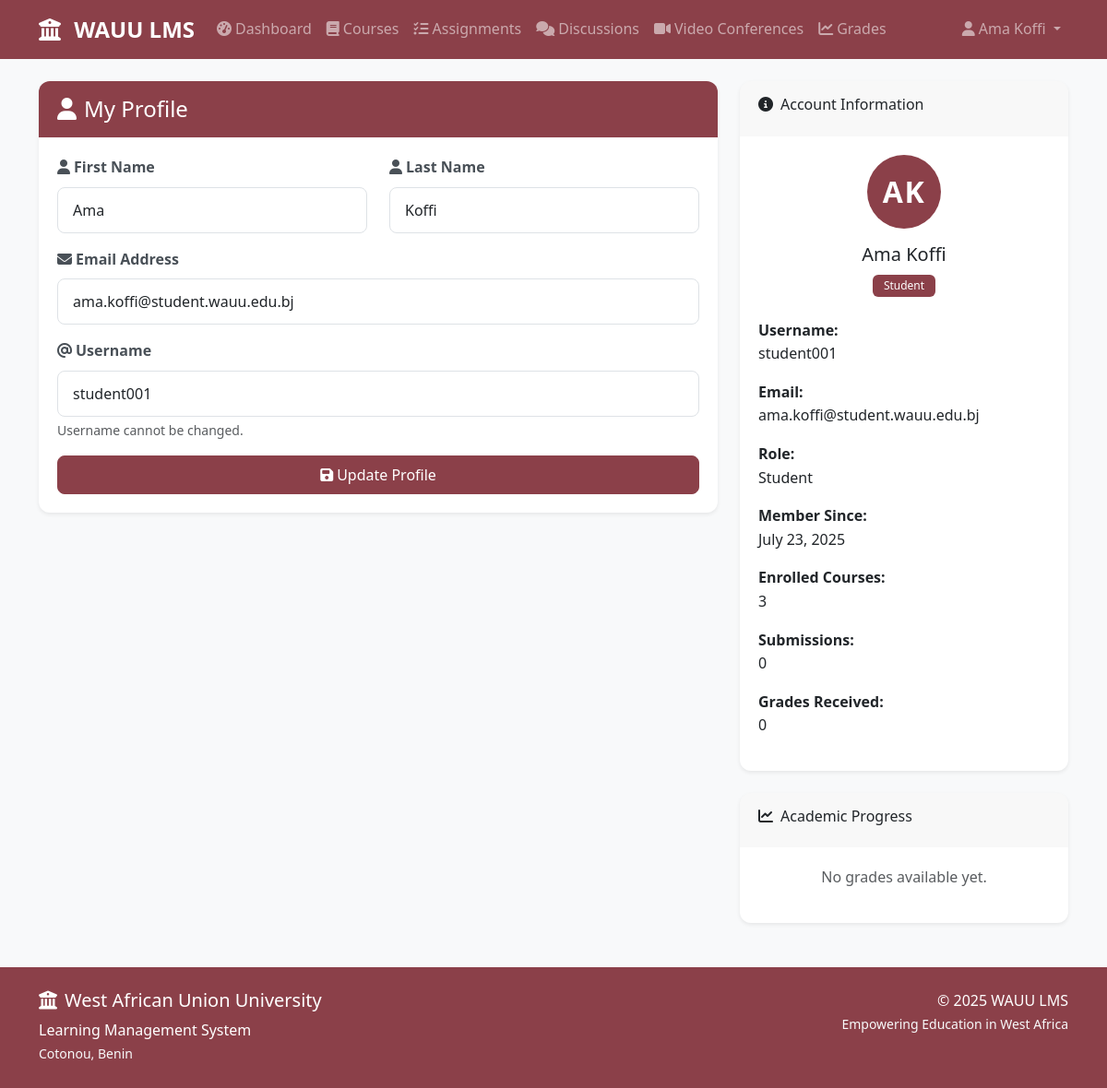
Screenshot of /profile (signed in) with the database file from the repository.
### models.py (models this page shows, shortened)
class User(UserMixin, db.Model):
    id = db.Column(db.Integer, primary_key=True)
    username = db.Column(db.String(64), unique=True, nullable=False)
    email = db.Column(db.String(120), unique=True, nullable=False)
    password_hash = db.Column(db.String(256))
    first_name = db.Column(db.String(64), nullable=False)
    last_name = db.Column(db.String(64), nullable=False)
    role = db.Column(db.String(20), nullable=False, default='student')  # student, lecturer, admin
    created_at = db.Column(db.DateTime, default=datetime.utcnow)
    enrollments = db.relationship('Enrollment', backref='user', lazy='dynamic')
    taught_courses = db.relationship('Course', backref='lecturer', lazy='dynamic')
    submissions = db.relationship('Submission', backref='student', lazy='dynamic')
    posts = db.relationship('Post', backref='author', lazy='dynamic')
    grades = db.relationship('Grade', backref='student', lazy='dynamic')
    def get_full_name(self):
        return f"{self.first_name} {self.last_name}"
    def is_admin(self):
        return self.role == 'admin'
    def is_student(self):
        return self.role == 'student'

### routes.py (the view)
@app.route('/profile')
@login_required
def profile():
    return render_template('profile.html')

### app.py (called while the page is built)
@login_manager.user_loader
def load_user(user_id):
    from models import User
    return User.query.get(int(user_id))

### templates/profile.html (shortened to what this page needs)
{% extends "base.html" %}
{% block content %}
<div class="row">
    <div class="col-md-8">
        <div class="card">
            <div class="card-header wauu-bg text-white">
                <h4 class="mb-0"><i class="fas fa-user me-2"></i>My Profile</h4>
            </div>
            <div class="card-body">
                <form method="POST" action="{{ url_for('update_profile') }}">
                    <div class="row">
                        <div class="col-md-6">
                            <div class="mb-3">
                                <label for="first_name" class="form-label">
                                    <i class="fas fa-user me-1"></i>First Name
                                </label>
                                <input type="text" class="form-control" id="first_name" name="first_name"
                                       value="{{ current_user.first_name }}" required>
                            </div>
                        </div>
                        <div class="col-md-6">
                            <div class="mb-3">
                                <label for="last_name" class="form-label">
                                    <i class="fas fa-user me-1"></i>Last Name
                                </label>
                                <input type="text" class="form-control" id="last_name" name="last_name"
                                       value="{{ current_user.last_name }}" required>
                            </div>
                        </div>
                    </div>
                    <div class="mb-3">
                        <label for="email" class="form-label">
                            <i class="fas fa-envelope me-1"></i>Email Address
                        </label>
                        <input type="email" class="form-control" id="email" name="email"
                               value="{{ current_user.email }}" required>
                    </div>
                    <div class="mb-3">
                        <label for="username" class="form-label">
                            <i class="fas fa-at me-1"></i>Username
                        </label>
                        <input type="text" class="form-control" id="username" name="username"
                               value="{{ current_user.username }}" readonly>
                        <div class="form-text">Username cannot be changed.</div>
                    </div>
                    <div class="d-grid">
                        <button type="submit" class="btn wauu-btn">
                            <i class="fas fa-save me-1"></i>Update Profile
                        </button>
                    </div>
                </form>
            </div>
        </div>
    </div>
    <div class="col-md-4">
        <div class="card">
            <div class="card-header">
                <h6><i class="fas fa-info-circle me-2"></i>Account Information</h6>
            </div>
            <div class="card-body">
                <div class="text-center mb-4">
                    <div class="rounded-circle wauu-bg text-white d-flex align-items-center justify-content-center mx-auto" style="width: 80px; height: 80px; font-size: 2rem;">
                        {{ current_user.first_name[0] }}{{ current_user.last_name[0] }}
                    </div>
                    <h5 class="mt-3">{{ current_user.get_full_name() }}</h5>
                    <span class="badge wauu-bg">{{ current_user.role.title() }}</span>
                </div>
                <div class="mb-3">
                    <strong>Username:</strong><br>
                    {{ current_user.username }}
                </div>
                <div class="mb-3">
                    <strong>Email:</strong><br>
                    {{ current_user.email }}
                </div>
                <div class="mb-3">
                    <strong>Role:</strong><br>
                    {{ current_user.role.title() }}
                </div>
                <div class="mb-3">
                    <strong>Member Since:</strong><br>
                    {{ current_user.created_at.strftime('%B %d, %Y') }}
                </div>
                {% if current_user.is_student() %}
                <div class="mb-3">
                    <strong>Enrolled Courses:</strong><br>
                    {{ current_user.enrollments.count() }}
                </div>
                <div class="mb-3">
                    <strong>Submissions:</strong><br>
                    {{ current_user.submissions.count() }}
                </div>
                <div class="mb-3">
                    <strong>Grades Received:</strong><br>
                    {{ current_user.grades.count() }}
                </div>
                {% endif %}
            </div>
        </div>
        {% if current_user.is_student() %}
        <div class="card mt-4">
            <div class="card-header">
                <h6><i class="fas fa-chart-line me-2"></i>Academic Progress</h6>
            </div>
            <div class="card-body">
                {% set total_grades = current_user.grades.count() %}
                {% if total_grades > 0 %}
                {% set total_percentage = 0 %}
                {% for grade in current_user.grades %}
                    {% set total_percentage = total_percentage + grade.get_percentage() %}
                {% endfor %}
                {% set average = total_percentage / total_grades %}
                <div class="text-center mb-3">
                    <h4>{{ "%.1f"|format(average) }}%</h4>
                    <p class="text-muted">Overall Average</p>
                </div>
                <div class="progress mb-3" style="height: 20px;">
                    <div class="progress-bar
                        {% if average >= 90 %}bg-success
                        {% elif average >= 80 %}bg-info
                        {% elif average >= 70 %}bg-warning
                        {% else %}bg-danger
                        {% endif %}"
                        role="progressbar" style="width: {{ average }}%">
                        {{ "%.1f"|format(average) }}%
                    </div>
                </div>
                <div class="row text-center">
                    <div class="col-6">
                        <strong>{{ total_grades }}</strong>
                        <div class="small text-muted">Total Grades</div>
                    </div>
                    <div class="col-6">
                        {% set high_grades = 0 %}
                        {% for grade in current_user.grades %}
                            {% if grade.get_percentage() >= 80 %}
                                {% set high_grades = high_grades + 1 %}
                            {% endif %}
                        {% endfor %}
                        <strong>{{ high_grades }}</strong>
                        <div class="small text-muted">High Grades (80%+)</div>
                    </div>
                </div>
                {% else %}
                <p class="text-muted text-center">No grades available yet.</p>
                {% endif %}
            </div>
        </div>
        {% endif %}
    </div>
</div>
{% endblock %}

### templates/base.html (shortened to what this page needs)
<!DOCTYPE html>
<html lang="en">
<head>
    <link href="https://cdn.jsdelivr.net/npm/bootstrap@5.3.0/dist/css/bootstrap.min.css" rel="stylesheet">
    <link rel="stylesheet" href="https://cdnjs.cloudflare.com/ajax/libs/font-awesome/6.4.0/css/all.min.css">
    <link rel="stylesheet" href="{{ url_for('static', filename='css/style.css') }}">
</head>
<body>
    <nav class="navbar navbar-expand-lg navbar-dark wauu-navbar">
        <div class="container">
            <a class="navbar-brand" href="{{ url_for('dashboard') }}">
                <i class="fas fa-university me-2"></i>
                <strong>WAUU LMS</strong>
            </a>
            {% if current_user.is_authenticated %}
            <div class="collapse navbar-collapse" id="navbarNav">
                <ul class="navbar-nav me-auto">
                    <li class="nav-item">
                        <a class="nav-link" href="{{ url_for('dashboard') }}">
                            <i class="fas fa-tachometer-alt me-1"></i>Dashboard
                        </a>
                    </li>
                    <li class="nav-item">
                        <a class="nav-link" href="{{ url_for('courses') }}">
                            <i class="fas fa-book me-1"></i>Courses
                        </a>
                    </li>
                    <li class="nav-item">
                        <a class="nav-link" href="{{ url_for('assignments') }}">
                            <i class="fas fa-tasks me-1"></i>Assignments
                        </a>
                    </li>
                    <li class="nav-item">
                        <a class="nav-link" href="{{ url_for('discussions') }}">
                            <i class="fas fa-comments me-1"></i>Discussions
                        </a>
                    </li>
                    <li class="nav-item">
                        <a class="nav-link" href="{{ url_for('video_conferences') }}">
                            <i class="fas fa-video me-1"></i>Video Conferences
                        </a>
                    </li>
                    {% if current_user.is_student() %}
                    <li class="nav-item">
                        <a class="nav-link" href="{{ url_for('grades') }}">
                            <i class="fas fa-chart-line me-1"></i>Grades
                        </a>
                    </li>
                    {% endif %}
                </ul>
                <ul class="navbar-nav">
                    <li class="nav-item dropdown">
                        <a class="nav-link dropdown-toggle" href="#" role="button" data-bs-toggle="dropdown">
                            <i class="fas fa-user me-1"></i>{{ current_user.get_full_name() }}
                        </a>
                    </li>
                </ul>
            </div>
            {% endif %}
        </div>
    </nav>
    <main class="container my-4">
        {% block content %}{% endblock %}
    </main>
    <footer class="wauu-footer mt-5 py-4">
        <div class="container">
            <div class="row">
                <div class="col-md-6">
                    <h5><i class="fas fa-university me-2"></i>West African Union University</h5>
                    <p class="mb-0">Learning Management System</p>
                    <small class="text-light">Cotonou, Benin</small>
                </div>
                <div class="col-md-6 text-md-end">
                    <p class="mb-0">© 2025 WAUU LMS</p>
                    <small class="text-light">Empowering Education in West Africa</small>
                </div>
            </div>
        </div>
    </footer>
</body>
</html>

### static/css/style.css (style rules this page uses)
:root { --wauu-wine: #8b4049; --wauu-wine-dark: #722f37; --wauu-wine-light: #a45a63; }
.wauu-bg { background-color: var(--wauu-wine) !important; }
.wauu-navbar { background-color: var(--wauu-wine) !important; }
.wauu-footer { background-color: var(--wauu-wine) !important; color: white; }
.wauu-btn { background-color: var(--wauu-wine); border-color: var(--wauu-wine); color: white; }
body { font-family: 'Segoe UI', Tahoma, Geneva, Verdana, sans-serif; background-color: #f8f9fa; line-height: 1.6; }
.navbar-brand { font-weight: 700; font-size: 1.5rem; }
.nav-link { font-weight: 500; transition: all 0.3s ease; }
.card { border: none; border-radius: 0.75rem; box-shadow: 0 0.125rem 0.25rem rgba(0, 0, 0, 0.075); transition: all 0.3s ease; }
.card-header { border-bottom: none; border-radius: 0.75rem 0.75rem 0 0 !important; padding: 1rem 1.25rem; }
.card-body { padding: 1.25rem; }
.btn { border-radius: 0.5rem; font-weight: 500; padding: 0.5rem 1rem; transition: all 0.3s ease; }
.form-control { border-radius: 0.5rem; border: 1px solid #dee2e6; padding: 0.75rem 1rem; transition: all 0.3s ease; }
.form-label { font-weight: 600; color: #495057; margin-bottom: 0.5rem; }
.badge { font-weight: 500; padding: 0.375rem 0.75rem; border-radius: 0.375rem; }
.wauu-footer { margin-top: auto; }
.rounded-circle { font-weight: 600; letter-spacing: 0.05em; }

### rows the page displays
User: get_full_name "Ama Koffi", first_name "Ama", last_name "Koffi", email "ama.koffi@student.wauu.edu.bj", username "student001", first_name "A", last_name "K", role "Student", created_at "July 23, 2025"

### other values shown
{{ current_user.enrollments.count() }} "3"
{{ current_user.submissions.count() }} "0"
{{ current_user.grades.count() }} "0"
